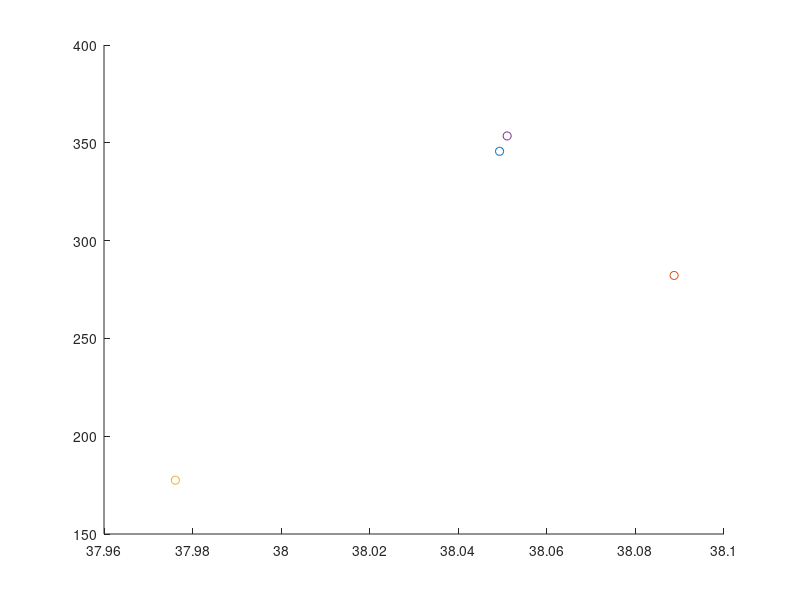

Reproduce this figure in MATLAB.
clc
clear
close all

% Weight & Balance Estimation for Transport Aircraft

% Variable Definitions:
A = 8.77; %- Wing aspect ratio (unitless)
Ah = 5.8; %- Horizontal tailplane aspect ratio (unitless)
Av = 2*1.6; %- Vertical tailplane aspect ratio (unitless)
Afc = 3887.9244; %- Cargo hold floor area (ft^2), set to 0 initially, replace with actual value
Bw = 213.2; %- Wing span (ft), set to 0 initially, replace with actual value
Bh = 51; % - Horizontal tailplane span (ft)
D = 20.8; %- Maximum fuselage diameter (ft), set to 0 initially, replace with actual value
Fw = 14.7638; %- Fuselage width at horizontal tail intersection (ft), set to 0, replace as needed
HtHv = 0; % - Location of horizontal tailplane on vertical tail (0 for fuselage-mounted, 1 for T-tail)
Kbuf = 5.68; %- Factor for range; 1.02 for short ranges, 5.68 for very long ranges
Kdoor = 1; %- Door factor, 1.0 if no cargo door, 1.06 for one side cargo door, 1.12 for aft clamshell
Klav = 1.11; %- Lavatory factor, 1.11 for long range, 0.31 for short range, 3.9 for business jets
KLg = 1.12; % - Landing gear factor, 1.12 if fuselage mounted, 1.0 otherwise
Kmp = 1; %- Kneeling main gear factor, 1.126 for kneeling gear, 1.0 otherwise
Kng = 1.017; %- Nacelle factor, 1.017 for pylon mounted nacelle, 1.0 otherwise
Knp = 1; %- Nose gear factor, 1.15 for kneeling nose gear, 1.0 otherwise
Kr = 1; %      - Engine factor, 1.133 for reciprocating engines, 1.0 otherwise
Ktp = 1; %- Turboprop factor, 0.793 for turboprop, 1.0 otherwise
Kuht = 1; %- Factor for all-moving tail, 1.143 for all-moving, 1.0 otherwise
L = 246.063; %- Fuselage structural length (ft), to be assigned
La = 250; %       - Electrical routing distance; generators to avionics to cockpit (ft)
Lec = 800; %        - Engine controls routing distance; engine to cockpit - total if multi-engine (ft)
Lf = 264.4357; %- Total fuselage length (ft)
Lht = 106.6; %    - Length from wing aerodynamic center to horizontal tail aerodynamic center (ft)
Lm = 160; %         - Main landing gear length (inches)
Ln = 120; %         - Nose landing gear length (inches)
Lvt = 103.6; %    - Length from wing aerodynamic center to vertical tail aerodynamic center (ft)
Ky = 0.238 * Lht; % - Aircraft pitching radius of gyration, approx. 0.3*Lht (ft)
Kz = Lvt; % - Aircraft yaw radius of gyration, approx. Lvt (ft)
Nc = 12; %       - Number of crew, typically set as required by the design
Nen = 4; %     - Number of engines
Nf = 5; %     - Number of control functions, typically 4-7
Ngear = 2.85; % - Gear load ratio, typically 2.7-3 for commercial aircraft
Ngen = 5; %    - Number of generators, typically equal to Nen
Nl = 1.5 * Ngear; %    - Ultimate landing gear load factor, typically 1.5*Ngear
NLt = 17.4; %- Nacelle length (ft)
Nm = 1; % - Number of mechanical functions performed by controls, usually 0-2
Nmss = 4; %       - Number of main gear shock struts
Nmw = 16; %     - Number of main wheels
Nnw = 2; %     - Number of nose wheels
Np = 516; % - Total number of persons onboard (crew + passengers)
Nseat = 516; %- Number of seats of given type
Nt = 5; % - Total number of fuel tanks
Nw = 6.9; % - Nacelle width (ft)
Nz = 1.5*2.5; %- Ultimate load factor, typically 1.5 * limit load factor
Rkva = 50; % - Electrical system rating, usually 40-60 kVA for transports
Scs = 540; %    - Total control surface area (ft^2)
Scsw = 530; %   - Area of wing-mounted control surfaces (ft^2)
Se = 100; %    - Elevator area (ft^2)
Sf = 37027; %- Fuselage wetted area (ft^2)
Sht = 1039.8; %     - Horizontal tailplane area (ft^2)
Sn = 650; %     - Nacelle wetted area (ft^2)
Sw = 5188.2; %- Reference wing area (ft^2)
Svt = 433.6; %      - Vertical tailplane area (ft^2)
tc_root = 0.14; %- Wing root thickness-to-chord ratio
tc_rootv = 0.12; %- Vertical tailplane root thickness-to-chord ratio
Vi = 59438.7; %- Integral fuel tank volume (gal)
Vp = 0; % - Self-sealing tank volume (gal)
Vpr = 150000; %     - Volume of pressurized sections (ft^3)
Vs = 231.6; %- Landing stall speed (ft/s)
Vt = Vi +Vp; %- Total volume of fuel tanks (gal)
WAPU = 500; %- Uninstalled APU weight (lb)
Wc = 0; % - Maximum cargo weight (lb)
Wdg = 779200; % - Design gross weight (lb)
Wen = 13552; %- Engine weight (lb)
Wenc = 19841.6; %- Weight of engine and contents (lb)
Wl = Wdg * 0.85; %- Landing design gross weight (lb)
Wseat = 13; %- Weight of single seat (lb)
Wuav = 1100; % - Uninstalled avionics weight, typically 800-1400 lb
lambda = 0.25; %- Wing taper ratio
Lambda = 0.464; %- Wing quarter chord sweep angle (radians)
Lambda_ht = 0.26; %- Horizontal tailplane quarter chord sweep (radians)
Lambda_vt = 0.26; %- Vertical tailplane quarter chord sweep (radians)
g = 32.18504;
Iy = Wdg * Ky ^ 2 / g; %- Pitching moment of inertia (lb*ft^2), approximated as Wo*Ky^2/g
Kws = 0.75 * ((1 + 2 * lambda) / (1 + lambda)) * Bw * tan(Lambda) / L; % - Wing sweep factor, calculated as 0.75 * [(1 + 2*lambda)/(1 + lambda)] * Bw * tan(Lambda) / L

% % Default values for unspecified variables (set to zero, modify as needed):
% A = 0; % Wing aspect ratio
% Ah = 0; % Horizontal tailplane aspect ratio
% Av = 0; % Vertical tailplane aspect ratio
% Bw = 0; % Wing span in ft
% D = 0; % Fuselage diameter in ft
% % ... Continue initializing all variables used in equations as above

% Begin Calculations
% 1. Aircraft Wing Weight
% Wdg = 0; % Design gross weight, replace with actual value
% Nz = 0; % Ultimate load factor, typically 1.5 * limit load factor
% Sw = 0; % Reference wing area, replace with actual value
% A = 0; % Aspect ratio of the wing
% lambda = 0; % Wing taper ratio
% Scsw = 0; % Area of wing-mounted control surfaces
% Lambda = 0; % Wing quarter chord sweep (radians)
% tc_root = 0; % Wing root thickness-to-chord ratio


% Equation for Wing Weight (Ww)
CGw = 41.5; % Wing CG location (m)
Zw = -1.83;
Ww = (0.78 * 0.0051 * (Wdg * Nz) ^ 0.557 * Sw ^ 0.649 * A ^ 0.5 * (1 + lambda) ^ 0.1 * ...
    Scsw ^ 0.1 )/ (cos(Lambda) * (tc_root) ^ 0.4); % Wing Weight
% Comment: Replace variables with actual values as needed.

% engine weight
CGeng = CGw - 0.7;
Zeng = -4.5;
W_engines = Nen * Wen;

% 2. Horizontal Tailplane Weight (Wht)
% Kuht = 1; % Factor for all-moving tail, typically 1.143 for all-moving, 1.0 otherwise
% Sht = 0; % Horizontal tailplane area in ft^2
% Ky = 0; % Aspect ratio of the horizontal tail
% Fw = 0; % Fuselage width at horizontal tail intersection
% Bh = 0; % Horizontal tailplane span in ft
% Lht = 0; % Length from wing aerodynamic center to horizontal tail aerodynamic center
% Lambda_ht = 0; % Horizontal tail quarter-chord sweep (radians)
CGht = 72.1;
Zht = 1.55;
Wht = 0.75 * 0.0379 * Kuht * Wdg ^ 0.639 * Nz ^ 0.1 * Sht ^ 0.75 * Ky ^ 0.704 * ...
    Ah ^ 0.166 * (1 + Se / Sht) ^ 0.1 / ((1 + Fw / Bh) ^ 0.25 * Lht * cos(Lambda_ht));
% Comment: Replace with actual values for Wht calculation.

% 3. Vertical Tailplane Weight (Wvt)
% HtHv = 0; % Location factor, 0.0 for fuselage mounted, 1.0 for T-tail
% Svt = 0; % Vertical tailplane area in ft^2
% Av = 0; % Vertical tailplane aspect ratio
% Lvt = 0; % Length from wing aerodynamic center to vertical tail aerodynamic center
% Lambda_vt = 0; % Vertical tail quarter-chord sweep (radians)
% tc_rootv = 0; % Vertical tail root thickness-to-chord ratio
CGvt = 71.1;
Zvt = 4.64;
Wvt = 0.75 * 0.0026 * (1 + HtHv) ^ 0.225 * Wdg ^ 0.556 * Nz ^ 0.536 * Svt ^ 0.5 * ...
    Kz ^ 0.875 * Av ^ 0.35 / (Lvt ^ 0.5 * cos(Lambda_vt) * (tc_rootv) ^ 0.5);
% Comment: Replace variables for accurate vertical tail weight estimation.

% Continue defining
% Continue defining remaining equations based on the document

% 4. Fuselage Weight (Wfus)
% Sf = 0; % Fuselage wetted area (ft^2)
% L_D = 0; % Lift-to-drag ratio, typically 10-20 for transport aircraft
CGfus = L * 0.435 / 3.281;
Zfus = 0;
Wfus = 0.85 * 0.3280 * Kdoor * KLg * (Wdg * Nz) ^ 0.5 * L ^ 0.25 * Sf ^ 0.302 * ...
    (1 + Kws) ^ 0.04 * (L/D) ^ 0.1;
% Comment: Replace variables with actual values for fuselage weight.

% 5. Main Landing Gear Weight (Wmlg)
% Lm = 0; % Main landing gear length (inches)
% Nmss = 0; % Number of main gear shock struts
% Nmw = 0; % Number of main wheels
% Vs = 0; % Landing stall speed (ft/s)
CGmlg = 43;
Zmlg = -6.33;
Wmlg = 0.88 * 0.0106 * Kmp * Wl ^ 0.888 * Nl ^ 0.25 * Lm ^ 0.4 *Nmw^0.321 * Vs ^ 0.1 / (Nmss ^ 0.5);
% Comment: Replace values for main landing gear weight.

% 6. Nose Landing Gear Weight (Wnlg)
% Ln = 0; % Nose landing gear length (inches)
% Nnw = 0; % Number of nose wheels
CGnlg = 7;
Znlg = -6.33;
Wnlg = 0.88 * 0.032 * Knp * Wl ^ 0.646 * Nl ^ 0.2 * Ln ^ 0.5 * Nnw ^ 0.45;
% Comment: Replace variables with actual values for nose landing gear weight.

% 7. Nacelle Weight (Winl)
% NLt = 0; % Nacelle length (ft)
% Nw = 0; % Nacelle width (ft)
% Wenc = 0; % Weight of engine and contents (lb)
% Sn = 0; % Nacelle wetted area (ft^2)
CGinl = CGw - 1.4;
Zinl = Zeng;
Winl = 0.85 * 0.6724 * Kng * NLt ^ 0.1 * Nw ^ 0.294 * Nz ^ 0.119 * Wenc ^ 0.611 *Nen^0.984* Sn ^ 0.224;
% Comment: Replace values for nacelle weight.

% 8. Engine Controls Weight (Wec)
% Lec = 0; % Engine control routing distance (ft)
CGec = CGeng;
Zec = Zeng;
Wec = 5 * Nen + 0.8 * Lec;
% Comment: Weight of engine controls; set Nen and Lec as needed.

% 9. Engine Starter Weight (Wes)
% Wen = 0; % Engine weight (lb)
CGes = CGeng;
Zes = Zeng;
Wes = 49.19 * (Nen * Wen / 1000) ^ 0.541;
% Comment: Engine starter weight; specify engine weight and number of engines.

% 10. Fuel System Weight (Wfs)
% Vt = 0; % Total volume of fuel tanks (gal)
% Nt = 0; % Number of fuel tanks
% Vp = 0; % Self-sealing tank volume (gal)
% Vi = 0; % Integral fuel tank volume (gal)
CGfs = CGeng + 0.1;
Zfs = -2.01;
Wfs = 2.405 * Vt ^ 0.606 * Nt ^ 0.5 * (1 + Vp / Vt) / (1 + Vi / Vt);
% Comment: Fuel system weight; define fuel volumes and tank counts.

% 11. Flight Controls Weight (Wfc)
% Scs = 0; % Total control surface area (ft^2)
% Iy = 0; % Pitching moment of inertia (lb*ft^2), usually ≈ Wdg * Ky^2 / g
% Nm = 0; % Number of mechanical functions performed by controls
CGfc = 50;
Zfc = -1;
Wfc = 145.9 * Nf ^ 0.554 * Scs ^ 0.2 * (Iy * 1e-6) ^ 0.07 / (1 + Nm / Nf);
% Comment: Flight controls weight; specify control surface area and inertia.

% 12. Installed APU Weight (WAPUinst)
% WAPU = 0; % Uninstalled APU weight (lb)
CGapu = 75;
Zapu = 1.34;
WAPUinst = 2.2 * WAPU;
% Comment: Installed APU weight; specify WAPU.

% 13. Instruments Weight (Winstr)
% Kr = 1; % Engine type factor, 1.133 for reciprocating engines, 1.0 otherwise
% Ktp = 1; % Turboprop factor, 0.793 for turboprop, 1.0 otherwise
CGinstr = 4;
Zinstr = 0;
Winstr = 4.509 * Kr * Ktp * Nc ^ 0.541 * Nen * (Lf + Bw) ^ 0.5;
% Comment: Instrument weight; define factors, number of crew, and dimensions.

% 14. Hydraulic System Weight (Whydr)
CGhydr = 50;
Zhydr = -1;
Whydr = 0.2673 * Nf * (Lf + Bw) ^ 0.937;
% Comment: Hydraulic system weight; replace Nf, Lf, Bw as needed.

% 15. Electrical System Weight (Wel)
% Rkva = 0; % System electrical rating (kVA)
CGel = 45;
Zel = -1;
Wel = 7.291 * Rkva ^ 0.782 * La ^ 0.346 * Ngen ^ 0.1;
% Comment: Electrical system weight; set electrical rating and routing distance.

% 16. Avionics Weight (Wav)
% Wuav = 0; % Uninstalled avionics weight, typically 800-1400 lb
CGav = 5;
Zav = 0;
Wav = 1.73 * Wuav ^ 0.983;
% Comment: Avionics weight; specify Wuav.

% 17. Furnishings Weight (Wfurn)
% Nseat = 0; % Number of seats
% Wseat = 0; % Weight of single seat, e.g., 60 lb for flight deck, 32 lb for passenger
% Klav = 0; % Lavatory factor
% Kbuf = 0; % Buffer factor for furnishings
CGfurn = CGfus;
Zfurn = 1;
Wfurn = 0.0577 * Nc ^ 0.1 * Wc ^ 0.393 * Sf ^ 0.75 + Nseat * Wseat + Klav * Np ^ 1.33 + Kbuf * Np ^ 1.12;
% Comment: Furnishings weight; define seating and comfort parameters.

% 18. Air-Conditioning Weight (Wac)
% Vpr = 0; % Volume of pressurized sections (ft^3)
CGac = CGfus;
Zac = 2.5;
Wac = 62.36 * Np ^ 0.25 * (Vpr * 1e-3) ^ 0.604 * Wuav ^ 0.1;
% Comment: Air-conditioning weight; specify volumes and number of persons.

% 19. Anti-Icing System Weight (Wai)
CGai = CGw - 1;
Zai = Zw;
Wai = 0.002 * Wdg;
% Comment: Anti-icing system weight; set Wdg.

% 20. Handling Gear Weight (Whg)
CGwhg = 0;
Whg_civilian = 0; % Civilian handling gear weight
% Afc = 0; % Cargo hold floor area (ft^2)
CGmil = 35;
Whg_military = 0; % Military handling gear weight

% add thrust reverser effects
W_engines = W_engines + 0.3 * Winl;

% Final output
% Display calculated weights for verification:
disp(['Wing Weight (Ww): ', num2str(Ww*0.453592)]);
disp(['Horizontal Tailplane Weight (Wht): ', num2str(Wht*0.453592)]);
disp(['Vertical Tailplane Weight (Wvt): ', num2str(Wvt*0.453592)]);
disp(['Fuselage Weight (Wfus): ', num2str(Wfus*0.453592)]);
disp(['Main Landing Gear Weight (Wmlg): ', num2str(Wmlg*0.453592)]);
disp(['Nose Landing Gear Weight (Wnlg): ', num2str(Wnlg*0.453592)]);
disp(['Nacelle Weight (Winl): ', num2str(Winl*0.453592)]);
disp(['Engine Controls Weight (Wec): ', num2str(Wec*0.453592)]);
disp(['Engine Starter Weight (Wes): ', num2str(Wes*0.453592)]);
disp(['Fuel System Weight (Wfs): ', num2str(Wfs*0.453592)]);
disp(['Flight Controls Weight (Wfc): ', num2str(Wfc*0.453592)]);
disp(['Installed APU Weight (WAPUinst): ', num2str(WAPUinst*0.453592)]);
disp(['Instruments Weight (Winstr): ', num2str(Winstr*0.453592)]);
disp(['Hydraulic System Weight (Whydr): ', num2str(Whydr*0.453592)]);
disp(['Electrical System Weight (Wel): ', num2str(Wel*0.453592)]);
disp(['Avionics Weight (Wav): ', num2str(Wav*0.453592)]);
disp(['Furnishings Weight (Wfurn): ', num2str(Wfurn*0.453592)]);
disp(['Air-Conditioning Weight (Wac): ', num2str(Wac*0.453592)]);
disp(['Anti-Icing System Weight (Wai): ', num2str(Wai*0.453592)]);
disp(['Civilian Handling Gear Weight (Whg_civilian): ', num2str(Whg_civilian*0.453592)]);
disp(['Military Handling Gear Weight (Whg_military): ', num2str(Whg_military*0.453592)]);
disp(['Engine Weight (W_engines): ', num2str(W_engines*0.453592)]);

% get total weight
Wtotal = (Ww + Wht + Wvt + Wfus + Wmlg + Wnlg + Winl) * 1.05 + Wec + Wes + Wfs + ...
    Wfc + WAPUinst + Winstr + Whydr + Wel + Wav + Wfurn + Wac + Wai + ...
    Whg_civilian + Whg_military + W_engines;

Wtotal_tons = Wtotal / 2204;
disp(Wtotal_tons)

disp(['Total Weight (empty): ', num2str(Wtotal_tons), ' tons']);

% get cg
CGtotal = (Ww * CGw + Wht * CGht + Wvt * CGvt + Wfus * CGfus + Wmlg * CGmlg + ...
    Wnlg * CGnlg + Winl * CGinl + Wec * CGec + Wes * CGes + Wfs * CGfs + ...
    Wfc * CGfc + WAPUinst * CGapu + Winstr * CGinstr + Whydr * CGhydr + ...
    Wel * CGel + Wav * CGav + Wfurn * CGfurn + Wac * CGac + Wai * CGai + ...
    Whg_civilian * CGwhg + Whg_military * CGmil + W_engines * CGeng) / Wtotal;

disp(['Total x_cg (empty): ', num2str(CGtotal), ' m']);

% get z center of gravity

ZCGtotal = (Ww * Zw + Wht * Zht + Wvt * Zvt + Wfus * Zfus + Wmlg * Zmlg + ...
    Wnlg * Znlg + Winl * Zinl + Wec * Zec + Wes * Zes + Wfs * Zfs + ...
    Wfc * Zfc + WAPUinst * Zapu + Winstr * Zinstr + Whydr * Zhydr + ...
    Wel * Zel + Wav * Zav + Wfurn * Zfurn + Wac * Zac + Wai * Zai) / Wtotal;

disp(['Total z_cg (empty): ', num2str(ZCGtotal), ' m']);

% add fuel, pax, luggage
Wfuel = 176; % tons
Wpax = 38.7; % tons
Wluggage = 9.42; % tons

Wtotal_full = Wtotal_tons + Wfuel + Wpax + Wluggage;
disp(['Total Weight (full): ', num2str(Wtotal_full), ' tons']);


% get cg
CGfuel = CGfs; % m
CGpax = 40; % m
CGluggage = 37; % m
Zfuel = Zfs;
Zpax = 0.5;
Zluggage = -0.5;


%==================== FUEL TANK DISTRIBUTION ==============================
CG_iwtank = 36.553; % inner wing tank xcg (m)
CG_ftank = 33.39; % fuselage tank xcg (m)
CG_owtank = 42.01; % outer wing tank xcg (m)
CG_trimtank = 73; % trim tank xcg (m)

W_iwtank = 55.5; % inner wing tank fuel mass (tons)
W_ftank = 44.2; % fuselage tank fuel mass (tons)
W_owtank = 76.4; % outer wing tank fuel mass (tons)
W_trimtank = 0; % trim tank fuel mass (tons)

CG_fore = (CG_iwtank * W_iwtank + CG_ftank * W_ftank) / (W_iwtank + W_ftank);
W_fore = (W_iwtank + W_ftank);

CGfuel = (CG_iwtank * W_iwtank + CG_ftank * W_ftank + CG_owtank *...
    W_owtank + CG_trimtank * W_trimtank) / (W_iwtank + W_ftank...
    + W_owtank + W_trimtank);

CG_fuelled_front = (Wtotal_tons * CGtotal + W_fore * CG_fore + Wpax...
    * CGpax + Wluggage * CGluggage) / (Wtotal_tons + W_fore + Wpax + Wluggage);

CG_fuelled_aft = (Wtotal_tons * CGtotal + W_owtank * CG_owtank + Wpax...
    * CGpax + Wluggage * CGluggage) / (Wtotal_tons + W_owtank + Wpax + Wluggage);

CGtotal_full = (Wtotal_tons * CGtotal + (Wfuel+W_trimtank) * CGfuel + Wpax * CGpax...
    + Wluggage * CGluggage) / (Wtotal_full + W_trimtank);
disp(['Total CG (full): ', num2str(CGtotal_full), ' m']);

CGempty_trimtank = (Wtotal_tons * CGtotal + W_trimtank * CG_ftank)...
    / (Wtotal_tons + W_trimtank);

zCGtotal_full = (Wtotal_tons * ZCGtotal + Wfuel * Zfuel + Wpax * Zpax...
    + Wluggage * Zluggage) / (Wtotal_full + W_trimtank);
disp(['Total z_cg (full): ', num2str(zCGtotal_full), ' m']);

%plotting the CG envelope

W_cruise_start= Wtotal_tons + 0.97*0.985*Wfuel + Wpax + Wluggage + W_trimtank;
CG_cruise_start= (Wtotal_tons * CGtotal + 0.97*0.985*Wfuel * CGfuel + Wpax * CGpax + Wluggage * CGluggage) / W_cruise_start;
disp(['Total CG (cruise start): ', num2str(CG_cruise_start), ' m']);

W_cruise_end= Wtotal_tons + 0.97*0.985*0.6225*Wfuel + Wpax + Wluggage+ W_trimtank ;
CG_cruise_end= (Wtotal_tons * CGtotal + 0.97*0.985*0.625*Wfuel * CGfuel + Wpax * CGpax + Wluggage * CGluggage) / W_cruise_end;
disp(['Total CG (cruise end): ', num2str(CG_cruise_end), ' m']);
 
Wtotal_nofuel= Wtotal_tons + Wpax + Wluggage;
disp(['Total Weight (no fuel): ', num2str(Wtotal_nofuel), ' tons']);
CGtotal_nofuel = (Wtotal_tons * CGtotal + Wpax * CGpax + Wluggage * CGluggage) / Wtotal_nofuel;
disp(['Total CG (no fuel): ', num2str(CGtotal_nofuel), ' m']);

% figure
% plot(W_trimtank, abs(CGfuel-CGtotal_nofuel), LineWidth=2)
% xlabel('trim tank mass (Kg)')
% ylabel('difference between cg with no fuel and cg full')



figure
scatter(CG_cruise_start, W_cruise_start, 'green')
hold on
scatter(CG_cruise_end, W_cruise_end, 'blue')
scatter(CGtotal_nofuel, Wtotal_nofuel, 'red')
scatter(CGtotal_full, Wtotal_full, 'magenta')


% get Iyy using sum(Iyy) = sum(m * (x - x_cg)^2)
Iyy = Ww * (CGw - CGtotal)^2 + Wht * (CGht - CGtotal)^2 + Wvt * (CGvt - CGtotal)^2 + ...
    Wfus * (CGfus - CGtotal)^2 + Wmlg * (CGmlg - CGtotal)^2 + Wnlg * (CGnlg - CGtotal)^2 + ...
    Winl * (CGinl - CGtotal)^2 + Wec * (CGec - CGtotal)^2 + Wes * (CGes - CGtotal)^2 + ...
    Wfs * (CGfs - CGtotal)^2 + Wfc * (CGfc - CGtotal)^2 + WAPUinst * (CGapu - CGtotal)^2 + ...
    Winstr * (CGinstr - CGtotal)^2 + Whydr * (CGhydr - CGtotal)^2 + Wel * (CGel - CGtotal)^2 + ...
    Wav * (CGav - CGtotal)^2 + Wfurn * (CGfurn - CGtotal)^2 + Wac * (CGac - CGtotal)^2 + ...
    Wai * (CGai - CGtotal)^2 + Whg_civilian * (CGwhg - CGtotal)^2 + Whg_military * (CGmil - CGtotal)^2 + ...
    W_engines * (CGeng - CGtotal)^2 + Wfuel * (CGfuel - CGtotal_full)^2 + ...
    Wpax * (CGpax - CGtotal_full)^2 + Wluggage * (CGluggage - CGtotal_full)^2;

% convert from lb*m^2 to kg*m^2
Iyy = Iyy * 0.453592;

disp(['Iyy: ', num2str(Iyy), ' kg*m^2']);